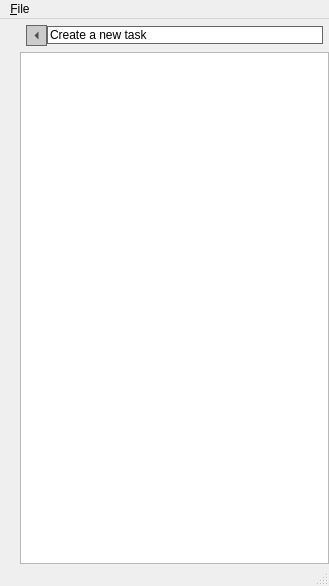
<?xml version="1.0" encoding="UTF-8"?>
<ui version="4.0">
 <class>MainWindow</class>
 <widget class="QMainWindow" name="MainWindow">
  <property name="geometry">
   <rect>
    <x>0</x>
    <y>0</y>
    <width>329</width>
    <height>586</height>
   </rect>
  </property>
  <property name="sizePolicy">
   <sizepolicy hsizetype="Preferred" vsizetype="Preferred">
    <horstretch>0</horstretch>
    <verstretch>0</verstretch>
   </sizepolicy>
  </property>
  <property name="windowTitle">
   <string>cosas</string>
  </property>
  <property name="styleSheet">
   <string notr="true">QToolButton {
	background-color: rgb(203,203,203);
	border: 1px solid rgb(102, 102, 102);
}

QFrame#drop_frame{
	border: 0px;
	border-top: 2px dotted rgb(102,102,102);
	border-bottom: 2px dotted rgb(102,102,102);
}

QPushButton {
	background-color: rgb(61, 133, 198);
	color: white;
	border: 2px solid rgb(7, 55, 99);
	border-radius: 6 6 px;
	padding: 5 px;
}

QComboBox {
	background-color: rgb(204, 204, 204);
	color: black;
	border: 2px solid rgb(102,102,102);
	border-radius: 6 6 px;
	padding: 5 px;
}

QFrame#buttons_frame QPushButton {
	background-color: rgb(204, 204, 204);
	color: black;
	border: 2px solid rgb(102,102,102);
	border-radius: 0px;
}

QLineEdit, QTextEdit {
	background-color: white;
	border-radius: 0;
   border: 1px solid rgb(102,102,102);
}

</string>
  </property>
  <property name="toolButtonStyle">
   <enum>Qt::ToolButtonFollowStyle</enum>
  </property>
  <property name="documentMode">
   <bool>false</bool>
  </property>
  <widget class="QWidget" name="centralwidget">
   <layout class="QHBoxLayout" name="horizontalLayout_2">
    <property name="spacing">
     <number>0</number>
    </property>
    <property name="margin">
     <number>0</number>
    </property>
    <item>
     <widget class="QFrame" name="buttons_frame">
      <layout class="QVBoxLayout" name="tag_buttons">
       <property name="spacing">
        <number>0</number>
       </property>
       <property name="margin">
        <number>0</number>
       </property>
       <item>
        <layout class="QVBoxLayout" name="buttons_layout">
         <item>
          <spacer name="verticalSpacer">
           <property name="orientation">
            <enum>Qt::Vertical</enum>
           </property>
           <property name="sizeHint" stdset="0">
            <size>
             <width>20</width>
             <height>40</height>
            </size>
           </property>
          </spacer>
         </item>
        </layout>
       </item>
      </layout>
     </widget>
    </item>
    <item>
     <widget class="QFrame" name="frame_2">
      <property name="frameShape">
       <enum>QFrame::NoFrame</enum>
      </property>
      <property name="frameShadow">
       <enum>QFrame::Plain</enum>
      </property>
      <property name="lineWidth">
       <number>0</number>
      </property>
      <layout class="QVBoxLayout" name="verticalLayout">
       <property name="spacing">
        <number>0</number>
       </property>
       <property name="margin">
        <number>0</number>
       </property>
       <item>
        <layout class="QHBoxLayout" name="horizontalLayout_5">
         <property name="margin">
          <number>6</number>
         </property>
         <item>
          <widget class="QToolButton" name="buttons_toggle">
           <property name="autoFillBackground">
            <bool>false</bool>
           </property>
           <property name="text">
            <string/>
           </property>
           <property name="checkable">
            <bool>true</bool>
           </property>
           <property name="autoRaise">
            <bool>false</bool>
           </property>
           <property name="arrowType">
            <enum>Qt::LeftArrow</enum>
           </property>
          </widget>
         </item>
         <item>
          <widget class="QLineEdit" name="title_edit">
           <property name="text">
            <string>Create a new task</string>
           </property>
          </widget>
         </item>
        </layout>
       </item>
       <item>
        <widget class="QTreeWidget" name="todo_list">
         <property name="frameShape">
          <enum>QFrame::StyledPanel</enum>
         </property>
         <property name="frameShadow">
          <enum>QFrame::Plain</enum>
         </property>
         <property name="indentation">
          <number>0</number>
         </property>
         <property name="uniformRowHeights">
          <bool>true</bool>
         </property>
         <property name="animated">
          <bool>true</bool>
         </property>
         <property name="columnCount">
          <number>3</number>
         </property>
         <property name="topLevelItemCount" stdset="0">
          <number>0</number>
         </property>
         <attribute name="headerVisible">
          <bool>false</bool>
         </attribute>
         <column>
          <property name="text">
           <string>title</string>
          </property>
         </column>
         <column>
          <property name="text">
           <string notr="true">2</string>
          </property>
         </column>
         <column>
          <property name="text">
           <string notr="true">3</string>
          </property>
         </column>
        </widget>
       </item>
      </layout>
     </widget>
    </item>
   </layout>
  </widget>
  <widget class="QMenuBar" name="menuBar">
   <property name="geometry">
    <rect>
     <x>0</x>
     <y>0</y>
     <width>329</width>
     <height>21</height>
    </rect>
   </property>
   <widget class="QMenu" name="menu_File">
    <property name="title">
     <string>&amp;File</string>
    </property>
    <addaction name="action_synchronize"/>
   </widget>
   <addaction name="menu_File"/>
  </widget>
  <widget class="QStatusBar" name="statusBar"/>
  <action name="action_synchronize">
   <property name="text">
    <string>&amp;Synchronize</string>
   </property>
  </action>
 </widget>
 <resources/>
 <connections/>
</ui>
